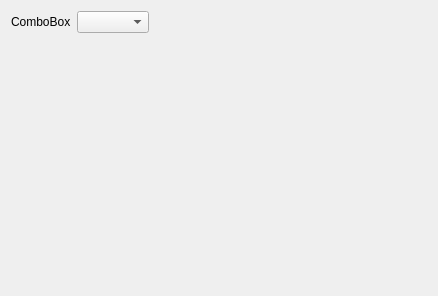
<?xml version="1.0" encoding="UTF-8"?>
<ui version="4.0">
 <class>Form</class>
 <widget class="QWidget" name="Form">
  <property name="geometry">
   <rect>
    <x>0</x>
    <y>0</y>
    <width>438</width>
    <height>296</height>
   </rect>
  </property>
  <property name="windowTitle">
   <string>ComboBox</string>
  </property>
  <layout class="QVBoxLayout" name="verticalLayout">
   <item>
    <layout class="QHBoxLayout" name="horizontalLayout">
     <item>
      <widget class="QLabel" name="label">
       <property name="text">
        <string>ComboBox</string>
       </property>
      </widget>
     </item>
     <item>
      <widget class="QComboBox" name="comboBox"/>
     </item>
     <item>
      <spacer name="horizontalSpacer">
       <property name="orientation">
        <enum>Qt::Horizontal</enum>
       </property>
       <property name="sizeHint" stdset="0">
        <size>
         <width>40</width>
         <height>20</height>
        </size>
       </property>
      </spacer>
     </item>
    </layout>
   </item>
   <item>
    <spacer name="verticalSpacer">
     <property name="orientation">
      <enum>Qt::Vertical</enum>
     </property>
     <property name="sizeHint" stdset="0">
      <size>
       <width>20</width>
       <height>40</height>
      </size>
     </property>
    </spacer>
   </item>
  </layout>
 </widget>
 <resources/>
 <connections/>
</ui>
